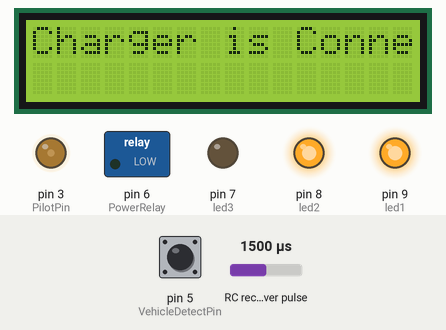
Simulated run of this sketch. Board: Arduino Mega 2560, built with avr-gcc and run on an emulated ATmega2560. Parts: 16×2 character LCD, switched loads named in the sketch (green lamp = pin HIGH), output pins drawn as LEDs (lit = HIGH). Wiring (inferred from the names in the program): RC receiver channel: data pin 4. Inputs (shaded band) come from the test bench; at power-on: pin 5 (VehicleDetectPin) HIGH, RC receiver pulse 1500 µs. What the sketch prints to the serial monitor is not drawn.

Above: at 1.3 s.
At 2.3 s:
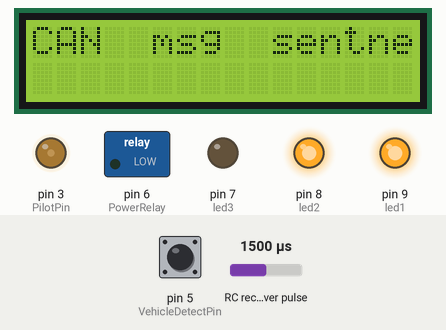
2.4 s: pin 5 (VehicleDetectPin) pulled LOW for 3.2 s
At 6.7 s:
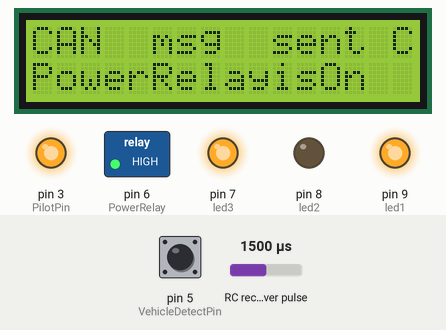
21.4 s: pin 5 (VehicleDetectPin) pulled LOW for 3.2 s
At 25.7 s:
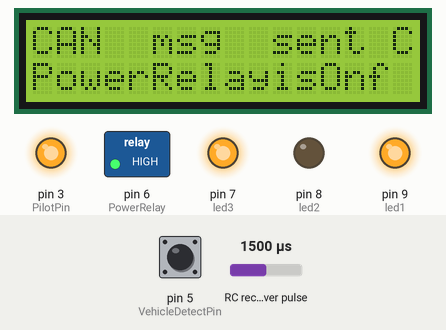
29.3 s: pin 5 (VehicleDetectPin) pulled LOW for 3.2 s
At 36.7 s:
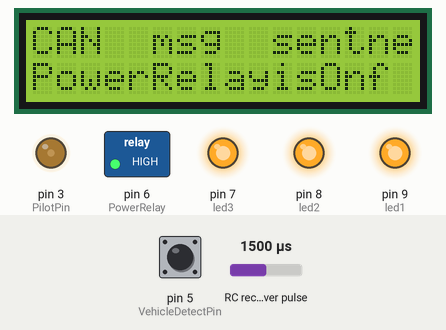
Timing chart, 0 to 77.6 s (numbered marks = the images above; inputs shaded):
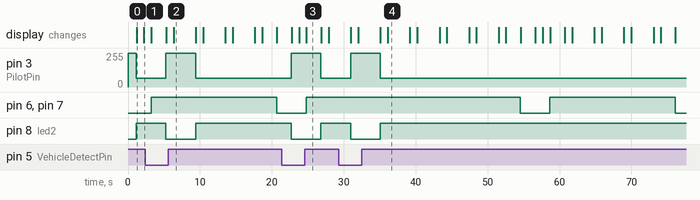

The sketch:

charger_code3rd.ino
```cpp
//#include <Adafruit_LiquidCrystal.h>
#define RXp2 0
#define TXp2 1

int seconds = 0;
//Adafruit_LiquidCrystal lcd(0);
#include <Wire.h>
#include <CAN.h>
#include <LiquidCrystal_I2C.h>
#include <SoftwareSerial.h>
SoftwareSerial Serial1(0, 1);

//0x3F or 0x27
LiquidCrystal_I2C lcd(0x27, 16, 2);   //LCD Object


const int PilotPin = 3; //330 ohm optocoupler
const int ChargeRequestPin = 4; //lm393 pin no 7
const int VehicleDetectPin = 5; //lm393 pin no 1
const int PowerRelay = 6;
bool VehicleDetected = false;
bool ChargeRequested = false;


const int led1 = 9;
const int led2 = 8;
const int led3 = 7;


//LiquidCrystal lcd(13, 12, 11, 10, 9, 8, 7, 6, 5, 4, 3);  /* For 8-bit mode */
//LiquidCrystal lcd(13, 12, 11, 6, 5, 4, 3);  /* For 4-bit mode */

unsigned char Character1[8] = { 0x04, 0x1F, 0x11, 0x11, 0x1F, 0x1F, 0x1F, 0x1F }; /* Custom Character 1 */
unsigned char Character2[8] = { 0x01, 0x03, 0x07, 0x1F, 0x1F, 0x07, 0x03, 0x01 }; /* Custom Character 2 */


void setup() {
  Serial.begin(9600);
  //Serial1.begin(9600);
  Serial1.begin(9600);


  // Setup LCD with backlight and initialize
  lcd.init();
  lcd.backlight();
  pinMode (PilotPin, OUTPUT);
  pinMode (ChargeRequestPin, INPUT_PULLUP);
 /* TCCR2A = _BV(COM2A1) | _BV(COM2B1) | _BV(WGM21) | _BV(WGM20);
    TCCR2B = _BV(CS22);
    OCR2A = 180;
    OCR2B = 50;*/
  pinMode (VehicleDetectPin, INPUT_PULLUP);
  pinMode (PowerRelay, OUTPUT);
  pinMode (led1,OUTPUT);
  pinMode (led2,OUTPUT);
  pinMode (led3,OUTPUT);

  digitalWrite(PowerRelay, LOW);
  analogWrite(PilotPin, 255);
  digitalWrite(led1, OUTPUT);


  lcd.clear();
  lcd.print("CAN BUS connected");
  lcd.begin(16, 2);
  lcd.createChar(0, Character1);  /* Generate custom character */
  lcd.createChar(1, Character2);
  CAN.begin(500E3);

  lcd.setCursor(0, 0);
  delay(1000);
}


void loop() {

   Check();

    if (VehicleDetected == false) {
      digitalWrite(led2, HIGH);
      analogWrite (PilotPin, 64);
      Serial.println("Charger is Connected");
      Serial1.println("Charger is Connected");
      CAN.beginPacket(0x12);
      CAN.write("Charger is Connected");
      lcd.setCursor(0, 0);
  	  lcd.print("Charger is Connected");
      delay(1000);
      lcd.setCursor(0, 0);
      lcd.print("CAN  msg  sent");

  	  lcd.setBacklight(1);
      delay(1000);

    }

    else{
      digitalWrite(led2, LOW);
      analogWrite(PilotPin, 255);
      Serial.println("Charger is not Connected");
      Serial1.println("Charger is not Connected");
      CAN.beginPacket(0x12);
      CAN.write("Charger is not Connected");
      lcd.setCursor(0, 0);
      lcd.print("Charger is not Connected");
      delay(1000);
      lcd.setCursor(0, 0);
      lcd.print("CAN  msg  sent");
      lcd.setBacklight(1);
      delay(1000);

    }

    if (VehicleDetected == false && ChargeRequested == false ){
      Serial.println("ChargerConnectedandCharging Requested");
      delay(1000);
      Check();
      if(VehicleDetected == false && ChargeRequested == true){
        digitalWrite(led3, HIGH);
        digitalWrite(PowerRelay, HIGH);
        Serial.println("PowerRelayisOn");
        Serial1.println("PowerRelayisOn");
        CAN.beginPacket(0x12);
        CAN.write("PowerRelayisOn");
        lcd.setCursor(0, 1);
        lcd.print("PowerRelayisOn");
        delay(1000);
        lcd.setCursor(0, 0);
        lcd.print("CAN  msg  sent");
        lcd.setBacklight(1);
        delay(1000);
      }

      else{
        digitalWrite(led3, LOW);
        digitalWrite(PowerRelay, LOW);
        Serial.println("PowerRelaisOff");
        Serial1.println("PowerRelayisOff");
        CAN.beginPacket(0x12);
        CAN.write("PowerRelayisOff");
        lcd.setCursor(0, 1);
        lcd.print("PowerRelayisOff");
        delay(1000);
        lcd.setCursor(0, 0);
        lcd.print("CAN  msg  sent");
        lcd.setBacklight(1);
        delay(1000);

      }
    }
    else{
        digitalWrite(led3, HIGH);
        digitalWrite(PowerRelay, HIGH);
        Serial.println("PowerRelayisOn");
        Serial1.println("PowerRelayisOn");
        CAN.beginPacket(0x12);
        CAN.write("PowerRelayisOff");
        lcd.setCursor(0, 1);
        lcd.print("PowerRelayisOn");
        delay(1000);
        lcd.setCursor(0, 0);
        lcd.print("CAN  msg  sent");
        lcd.setBacklight(1);
        delay(1000);
      }
}


 void Check()  {
  VehicleDetected = !(digitalRead(VehicleDetectPin));
   if(pulseIn(ChargeRequestPin, HIGH, 5000) > 0){
    ChargeRequested = false;
   }
   else{
   ChargeRequested = true;
   }
}
```

Measured:
- after the input at 2.4 s, pin 3 (PilotPin): 64/255 → 255/255 after 2.9 s, → 64/255 4.1 s later; pin 8 (led2): HIGH → LOW after 2.9 s, → HIGH 4.1 s later; the display: first differs from a run without the input after 2.9 s (image 2 shows a later state)
- after the input at 21.4 s, pin 3 (PilotPin): 64/255 → 255/255 after 1.3 s, → 64/255 4.1 s later; pin 8 (led2): HIGH → LOW after 1.3 s, → HIGH 4.1 s later; the display: first changes after 1.4 s (image 3 shows a later state)
- after the input at 29.3 s, pin 3 (PilotPin): 64/255 → 255/255 after 1.6 s, → 64/255 4.1 s later; pin 8 (led2): HIGH → LOW after 1.6 s, → HIGH 4.1 s later; the display: first changes after 1.7 s (image 4 shows a later state)
- what the display in image 0 shows lasts 1.0 s, from 1.2 s to 2.2 s
- what the display in image 2 shows lasts 3.1 s, from 6.3 s to 9.4 s
- what the display in image 3 shows lasts 2.1 s, from 24.8 s to 26.9 s
